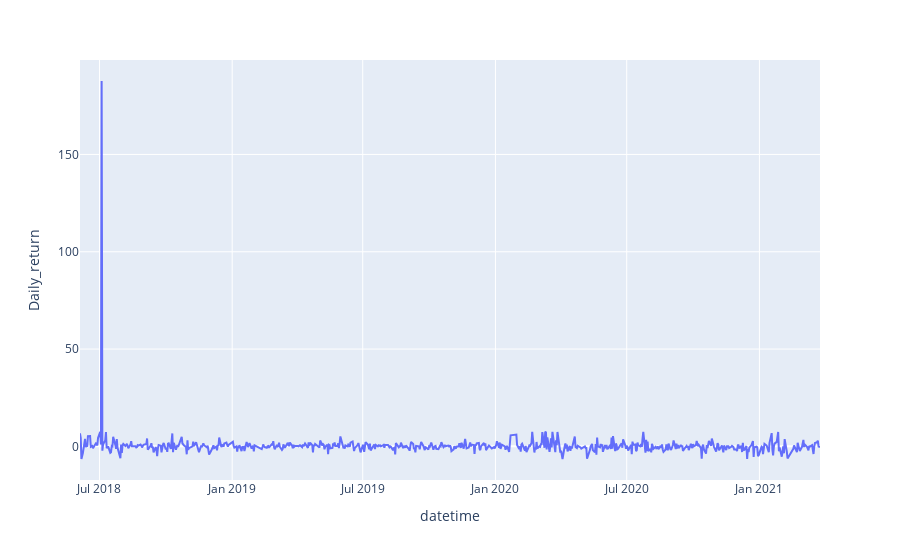

Notebook source saved alongside this figure:
### Code cell
fig = go.Figure()
px.line(df, x='datetime', y='Daily_return', labels={'x':'Date', 'y':'Daily_Return_%'})

### Figure 1 — Plotly figure (JSON) as saved in the notebook; plotly's stock layout.template omitted (floating-point values rounded to 4 significant figures; data arrays with more than 128 entries replaced by an {"elided": "..."} marker saying what was removed)
{"data": [{"hovertemplate": "datetime=%{x}<br>Daily_return=%{y}<extra></extra>", "legendgroup": "", "line": {"color": "#636efa", "dash": "solid"}, "mode": "lines", "name": "", "orientation": "v", "showlegend": false, "type": "scatter", "x": {"elided": "706 str values"}, "xaxis": "x", "y": {"elided": "706 float values"}, "yaxis": "y"}], "layout": {"legend": {"tracegroupgap": 0}, "margin": {"t": 60}, "xaxis": {"anchor": "y", "domain": [0, 1], "title": {"text": "datetime"}}, "yaxis": {"anchor": "x", "domain": [0, 1], "title": {"text": "Daily_return"}}}}
